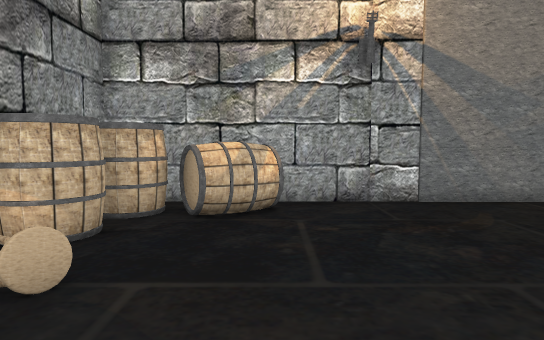
[1] (above)

15 first-person views from a walk through a scene from a Unity 3-D project. The camera is 1.5 m above the floor, tilts 4° down and sees 75° across. The floor is counted in squares, 1 m on a side. Each view is taken from the middle of a square. On the plan, view 1 faces up. The plan holds only what a view shows up to about 16 squares ahead; the rest is blank. The place goes on beyond the plan.

[2]
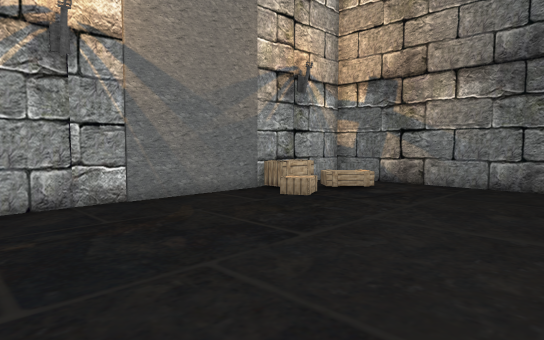

[3]
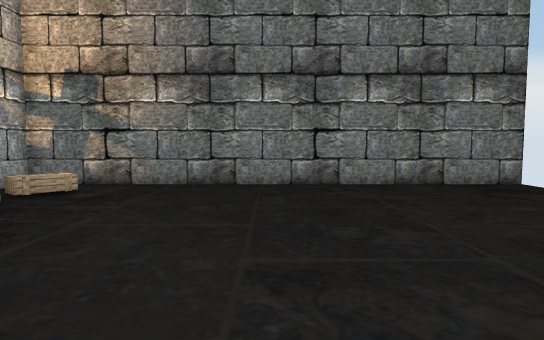

[4]
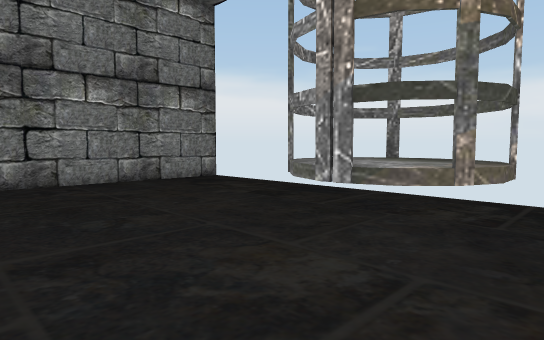

[5]
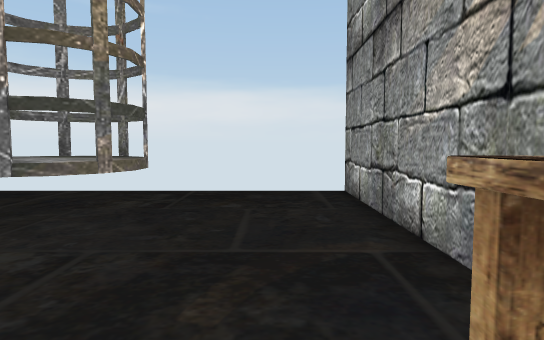

[6]
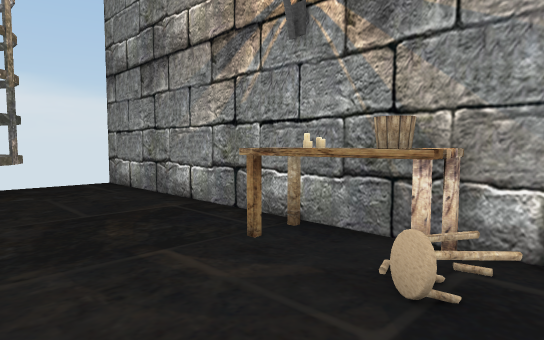

[7]
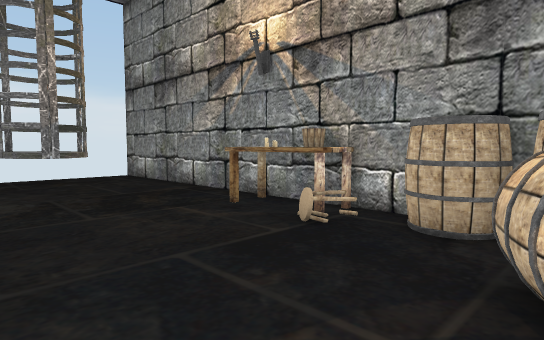

[8]
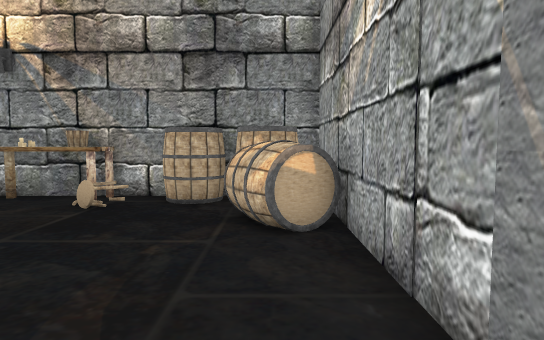

[9]
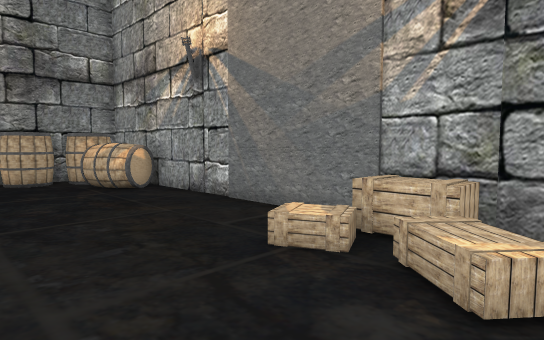

[10]
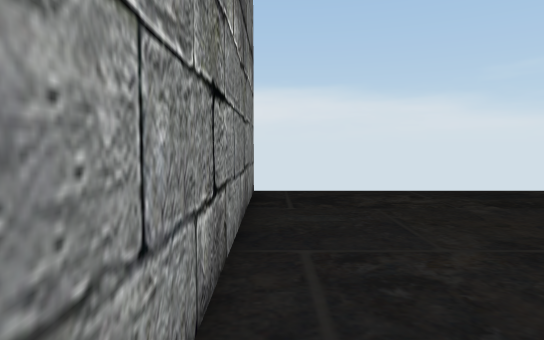

[11]
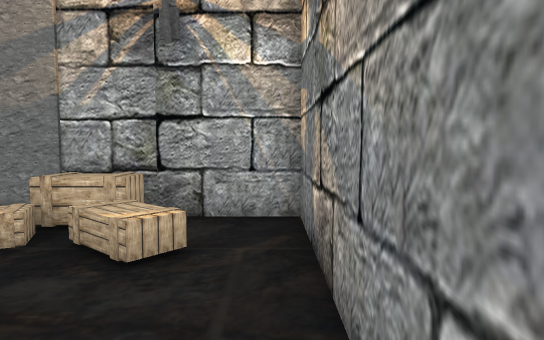

[12]
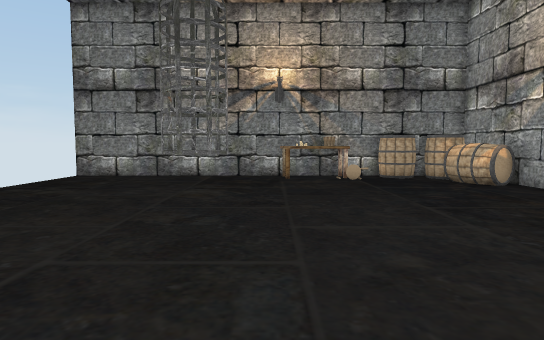

[13]
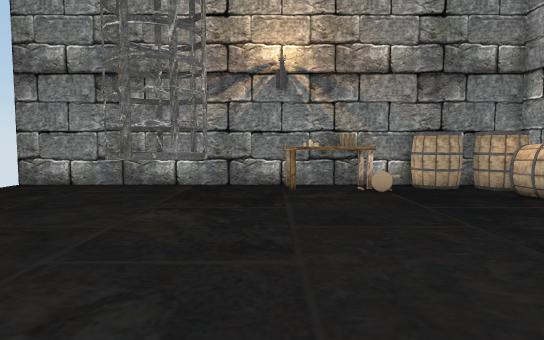

[14]
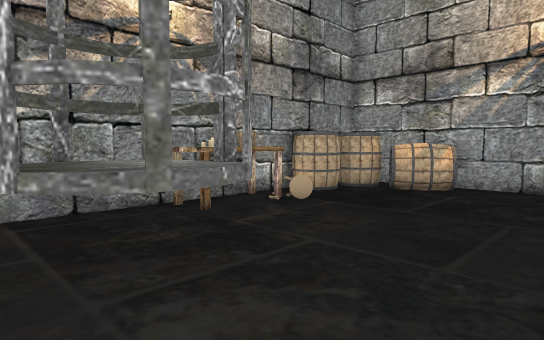

[15]
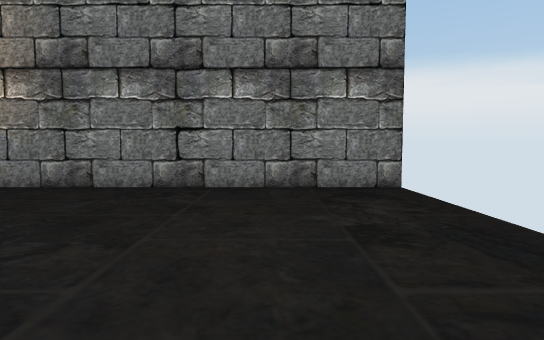

### Floor plan
Points are (right, up) in squares from view 1. A wall is a line through its corners. A room is listed if a view was taken in it or the views show most of it. See-through windows are left out.
Room 1 (views 1, 2, 3, 4, 5, 6, 7, 8, 9, 10, 11, 12, 13, 14, 15)
walls: (1.3, -1.6) (1.7, -2); (0.9, -1.5) (1.6, -1.7) (1.9, -2.4) (1.9, -2.9) (1.6, -3.3) (1.2, -3.7); (-0.3, -2.9) (-0.3, -2.4) (-0.1, -2) (0.3, -1.6); (13.6, -9.8) (13.6, 9.4) (-4.4, 9.4) (-4.4, -9.6)
objects: other object (-4, 1); other object (-4, 1) to (-3, 3); other object (-4, 3); other object (-4, 5) to (-3, 7); other object (-4, 8) to (-3, 9); other object (-3, 4) to (-2, 4); other object (-2, 7) to (0, 9); other object (9, 6) to (12, 9)

Where each view was taken, in squares from view 1:
view 1: 0 up, 0 right, facing up
view 2: 0 up, 0 right, facing up-right
view 3: 0 up, 0 right, facing right
view 4: 1 up, 1 left, facing down-right
view 5: 2 up, 2 left, facing down
view 6: 5 up, 1 right, facing down-left
view 7: 8 up, 3 right, facing down-left
view 8: 8 up, 6 right, facing left
view 9: 3 up, 12 right, facing up-left
view 10: 2 up, 13 right, facing down
view 11: 2 up, 13 right, facing up
view 12: 0 up, 13 right, facing left
view 13: 0 up, 9 right, facing left
view 14: 4 down, 4 right, facing up-left
view 15: 5 down, 1 right, facing right
